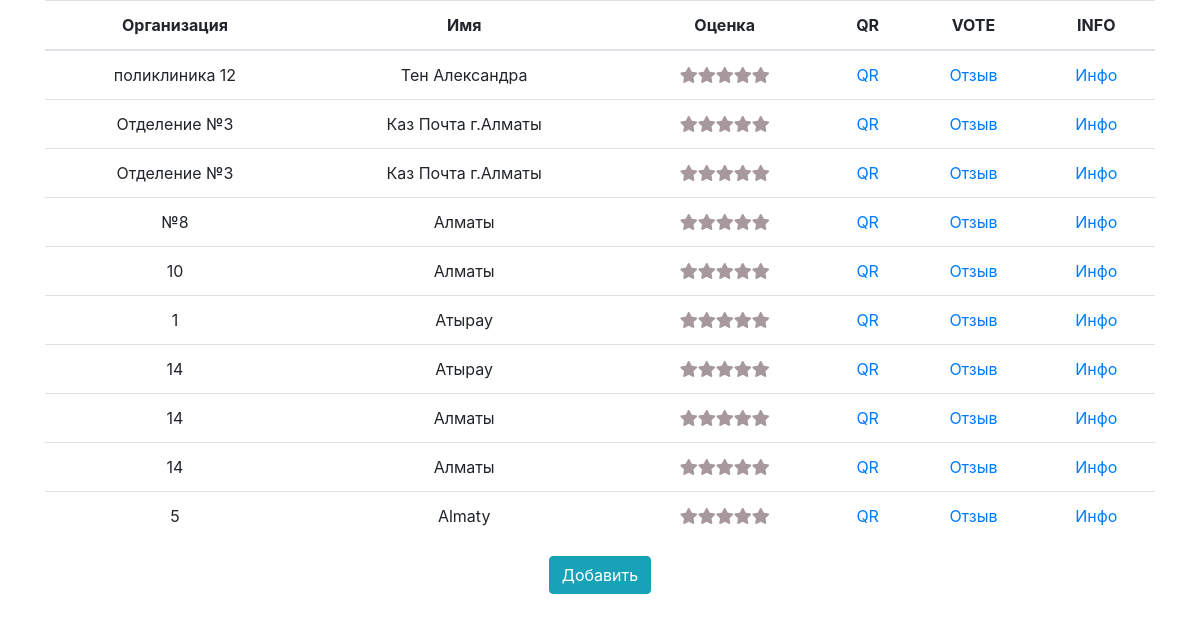
The page / on the database its author committed.
### qrcodes/models.py (models this page shows, shortened)
class Doctor(models.Model):
    name = models.CharField(max_length=1000)
    clinic = models.CharField(max_length=1000, default="Поликлиника")
    def avg(self):
        votes = [(vote.vote+1)*2.5 for vote in Vote.objects.filter(doctor=self)]
        if len(votes) > 0:
            return str(int(sum(votes)/len(votes)))+ "."+ str(int(sum(votes)/len(votes)*10)%10)
        return 0

### qrcodes/views.py (the view)
# urls.py: url(r'^$', views.index),
def index(request):
    doctors = Doctor.objects.all()
    return render(request, "index.html", {"doctors": doctors})

### templates/index.html (shortened to what this page needs)
<!DOCTYPE html>
<html lang="en">
<head>
    <link rel="stylesheet" href="https://stackpath.bootstrapcdn.com/bootstrap/4.1.1/css/bootstrap.min.css"
>
    <link rel="stylesheet" href="https://use.fontawesome.com/releases/v5.0.13/css/all.css">
</head>
<body style="display: flex; height: 100vh; flex-direction: column; text-align: center; align-content: center;
            background-image: url('https://pp.userapi.com/c846320/v846320287/de5c9/edpWly8sAvw.jpg');
            background-size: cover;
            background-position: 50% 50%;
            ">
<div class="container">
    <table class="table table-hover">
        <thead>
        <tr>
            <th scope="col">Организация</th>
            <th scope="col">Имя</th>
            <th scope="col">Оценка</th>
            <th scope="col">QR</th>
            <th scope="col">VOTE</th>
            <th scope="col">INFO</th>
        </tr>
        </thead>
        <tbody>
        {% for doctor in doctors %}
            <tr class="doctor{{ doctor.id }}">
                <td>{{ doctor.clinic }}</td>
                <td>{{ doctor.name }}</td>
                <td>
                    <div class="fas stars-outer">
                    </div>
                </td>
                <td><a href="/print/{{ doctor.id }}">QR</a></td>
                <td><a href="/vote/{{ doctor.id }}">Отзыв</a></td>
                <td><a href="/info/{{ doctor.id }}">Инфо</a></td>
            </tr>
        {% endfor %}
        </tbody>
    </table>
    <button type="button" class="btn btn-info" onclick="window.location='/add'">Добавить</button>
</div>
</body>
</html>

### templates/index.html (style rules this page uses)
.stars-outer { display: inline-block; position: relative; }
.stars-outer::before { content: "\f005 \f005 \f005 \f005 \f005"; color: #22000b; opacity: 0.4; }

### rows shown on the page
Doctor: clinic "поликлиника 12", name "Тен Александра"
Doctor: clinic "Отделение №3", name "Каз Почта г.Алматы"
Doctor: clinic "Отделение №3", name "Каз Почта г.Алматы"
Doctor: clinic "№8", name "Алматы"
Doctor: clinic "10", name "Алматы"
Doctor: clinic "1", name "Атырау"
Doctor: clinic "14", name "Атырау"
Doctor: clinic "14", name "Алматы"
Doctor: clinic "14", name "Алматы"
Doctor: clinic "5", name "Almaty"
